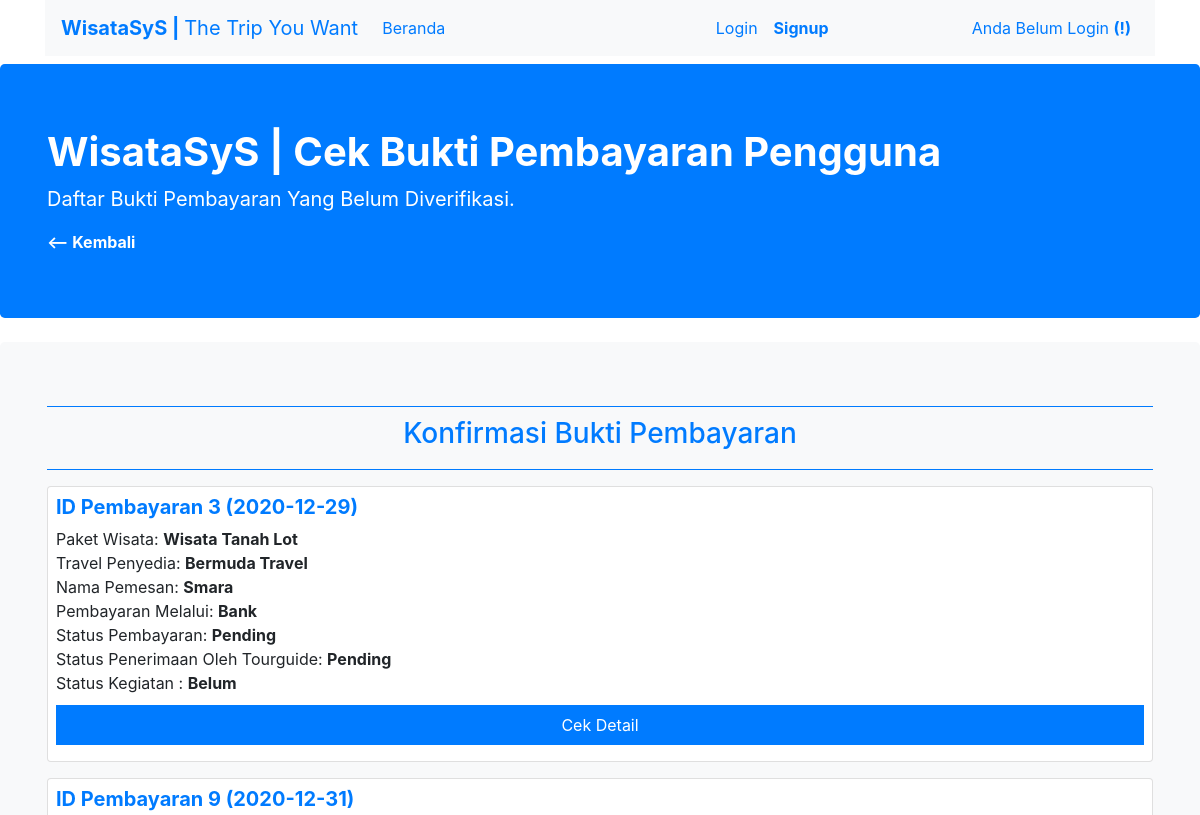
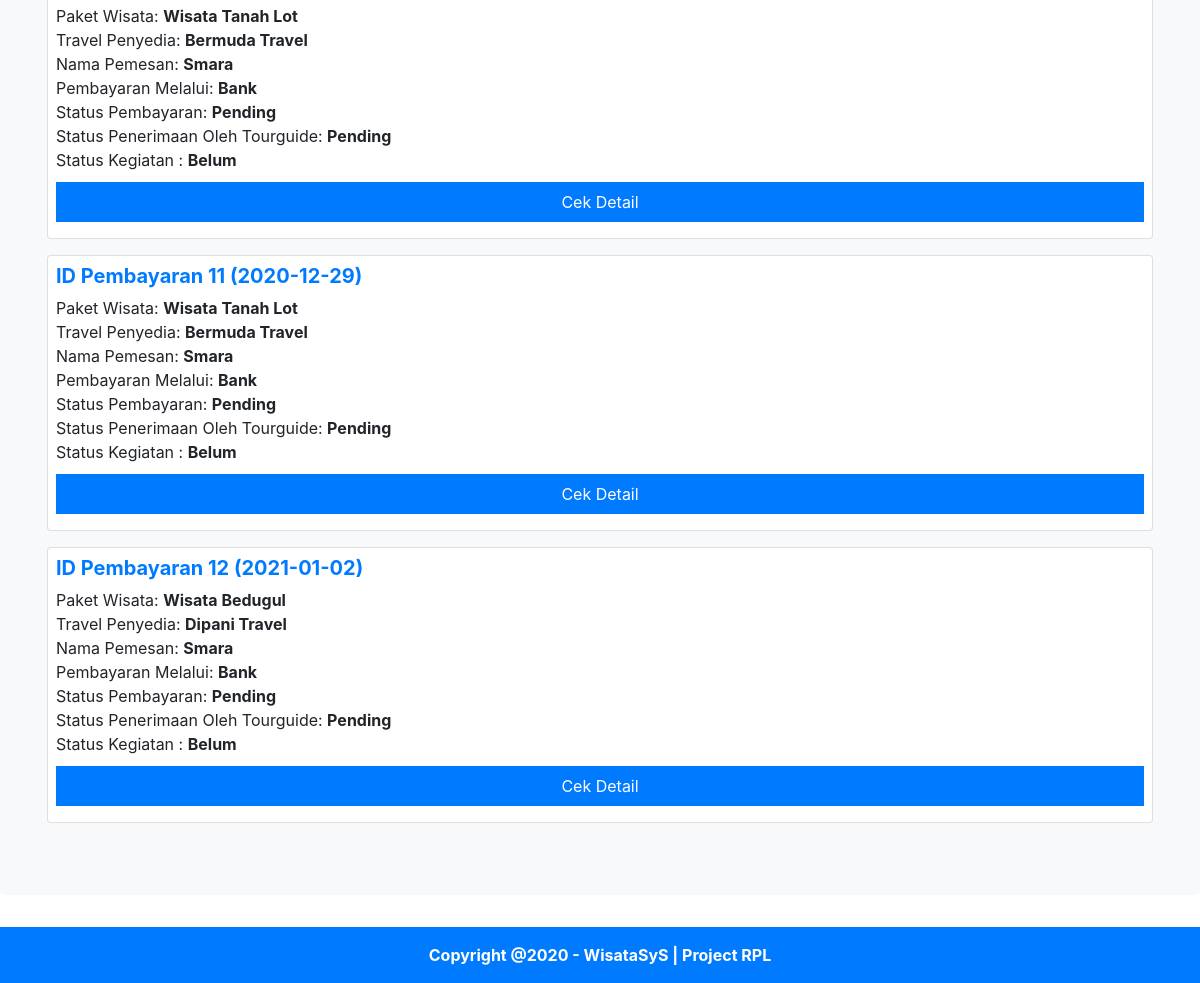
/cek_buktibayar.php, run on the app's committed database (2 pictures, top to bottom).
### tables this page shows
CREATE TABLE `pelanggan` (
  `id_pelanggan` int(11) NOT NULL,
  `nama` varchar(255) DEFAULT NULL,
  `alamat` varchar(255) DEFAULT NULL,
  `telpon` varchar(255) DEFAULT NULL,
  `email` varchar(255) DEFAULT NULL,
  `password` varchar(255) DEFAULT NULL
);

CREATE TABLE `pembayaran` (
  `id_pembayaran` int(11) NOT NULL,
  `id_pemesanan` int(11) DEFAULT NULL,
  `tgl_pembayaran` datetime DEFAULT NULL,
  `tipe_pembayaran` enum('Bank','Kredit') DEFAULT NULL,
  `status_pembayaran` enum('Pending','Success') DEFAULT NULL,
  `status_kegiatan` enum('Belum','Terlaksana') DEFAULT NULL,
  `acc_tourguide` enum('Yes','No','Pending') DEFAULT NULL,
  `bukti_bayar` varchar(255) DEFAULT NULL,
  `bukti_kegiatan` varchar(255) DEFAULT NULL
);

CREATE TABLE `travel` (
  `id_travel` int(11) NOT NULL,
  `nama_travel` varchar(255) DEFAULT NULL,
  `telpon` varchar(255) DEFAULT NULL
);

### cek_buktibayar.php (the view, shortened to what this page needs)
<?php
	require "koneksi.php";
?>
<html>
	<head>
		<link rel="stylesheet" type="text/css" href="bootstrap.min.css">
		<link rel="stylesheet" type="text/css" href="style.css">
	</head>
	<body>
		<header>
			<div class="container">
				<nav class="navbar navbar-expand-lg navbar-primary bg-light">
					<a class="navbar-brand" href="#"><b>WisataSyS | </b> The Trip You Want</a>
					<div class="collapse navbar-collapse">
						<ul class="navbar-nav mr-auto">
							<li class="nav-item active">
								<a class="nav-link" href="index.php">Beranda</a>
							</li>
						</ul>
					</div>
					<div class="collapse navbar-collapse">
						<ul class="navbar-nav ml-auto">
							<li class="nav-item active">
								<a class="nav-link" href="login.php" id="showlogin">Login</a>
							</li>
							<li class="nav-item active">
								<a class="nav-link" href="signup.php" id="showsignup"><b>Signup</b></a>
							</li>
						</ul>
					</div>
					<div class="collapse navbar-collapse">
						<ul class="navbar-nav ml-auto">
							<li class="nav-item active">
								<a class="nav-link" id="user" href="#"><?php echo $_SESSION["ssnama"];?> <b>(<?php echo $_SESSION["ssjabatan"];?>)</b></a>
							</li>
						</ul>
					</div>
				</nav>
			</div>
		</header>
		<div class="jumbotron bg-primary text-white mb-4 mt-2">
			<div class="container">
				<h1><b>WisataSyS | Cek Bukti Pembayaran Pengguna</b></h1>
				<p class="lead"><b>Daftar Bukti Pembayaran Yang Belum Diverifikasi.</b></p>
				<a class="text-white" href="index.php"><b><-- Kembali</b></a>
			</div>
		</div>
		<div class="jumbotron bg-light">
			<div class="container">
				<?php
				echo "<div id='tampilkonfirmasipilihanpaket' class='mb-2'>
						<h3 class='text-center'>Konfirmasi Bukti Pembayaran</h3>
						</div>";
				?>
				<div class="row">
				<?php
					$result		= mysqli_query($conn,"SELECT nama_wisata.nama AS nama_wisata, pelanggan.`id_pelanggan`, pelanggan.`id_pelanggan`, pelanggan.`nama` AS nama_pelanggan, pelanggan.`telpon`,
								pembayaran.id_pembayaran, tourguide.id_tourguide, tourguide.`nama`,paketwisata.tgl_wisata,
								pembayaran.status_kegiatan, pembayaran.acc_tourguide, pembayaran.tipe_pembayaran, travel.id_travel, travel.nama_travel, pembayaran.status_pembayaran
								FROM fasilitas
								INNER JOIN paketwisata ON fasilitas.`id_fasilitas`=paketwisata.`id_fasilitas`
								INNER JOIN pemesanan ON pemesanan.`no_paketwisata`=paketwisata.`no_paketwisata`
								INNER JOIN pembayaran ON pembayaran.`id_pemesanan`=pemesanan.`id_pemesanan`
								LEFT JOIN tourguide ON tourguide.`id_tourguide`=paketwisata.`id_tourguide`
								INNER JOIN nama_wisata ON nama_wisata.id_nama_wisata=paketwisata.id_nama_wisata
								INNER JOIN travel ON travel.id_travel=paketwisata.id_travel
								INNER JOIN pelanggan ON pelanggan.`id_pelanggan`=pemesanan.`id_pelanggan`
								WHERE pembayaran.status_pembayaran='Pending' AND pembayaran.bukti_bayar IS NOT NULL
								GROUP BY paketwisata.no_paketwisata;");
					while($row = mysqli_fetch_array($result)){
						echo "
								<div class='col-md-12 mb-2 mt-2'>
									<div class='card pl-2 pr-2 pt-2'>
										<form id='pilihan".$row['id_pembayaran']."' method='POST' action='cek_buktibayar_detail.php'>
										<h5 class='text-primary'><b>ID Pembayaran ".$row['id_pembayaran']." (".$row['tgl_wisata'].")</b></h5>
										<span>Paket Wisata: <b>".$row['nama_wisata']."</b></span></br>
										<span>Travel Penyedia: <b>".$row['nama_travel']."</b></span></br>
										<span>Nama Pemesan: <b>".$row['nama_pelanggan']."</b></span></br>
										<span>Pembayaran Melalui: <b>".$row['tipe_pembayaran']."</b></span></br>
										<span>Status Pembayaran: <b>".$row['status_pembayaran']."</b></span></br>
										<span>Status Penerimaan Oleh Tourguide: <b>".$row['acc_tourguide']."</b></span></br>
										<span>Status Kegiatan : <b>".$row['status_kegiatan']."</b></span></br>
										<input type='hidden' name='detailidpengguna' value='".$row['id_pelanggan']."'>
										<input type='hidden' name='pilihandetail' value='".$row['id_pembayaran']."'>
										<input class='cek' type='submit' value='Cek Detail'>
										</form>
									</div>
								</div>";
					}
				?>
				</div>
			</div>
		</div>
		<footer class="bg-primary">
			<div class="fix-bottom text-white text-center pt-3 pb-3">
				<span><b>Copyright @2020 - WisataSyS | Project RPL</b></span>
			</div>
		</footer>
	</body>
</html>

### cek_buktibayar.php (style rules this page uses)
#tampilkonfirmasipilihanpaket { padding-top: 10px; padding-bottom: 10px; border-top: 1px solid; border-bottom: 1px solid; margin-bottom: 20px; color: #007bff; }
.cek { margin-top: 10px; width: 100%; color: white; padding: 8px; background-color: #007bff; border: 0px; }

### data on the page
pelanggan: pembayaran.id_pembayaran "3", tgl_wisata "2020-12-29", nama_wisata "Wisata Tanah Lot", travel.nama_travel "Bermuda Travel", nama "Smara", pembayaran.tipe_pembayaran "Bank", pembayaran.status_pembayaran "Pending", pembayaran.acc_tourguide "Pending", pembayaran.status_kegiatan "Belum", pembayaran.id_pembayaran "9", tgl_wisata "2020-12-31", pembayaran.id_pembayaran "11", pembayaran.id_pembayaran "12", tgl_wisata "2021-01-02", nama_wisata "Wisata Bedugul", travel.nama_travel "Dipani Travel"

### other printed values
$_SESSION["ssnama"] "Anda Belum Login"
$_SESSION["ssjabatan"] "!"
